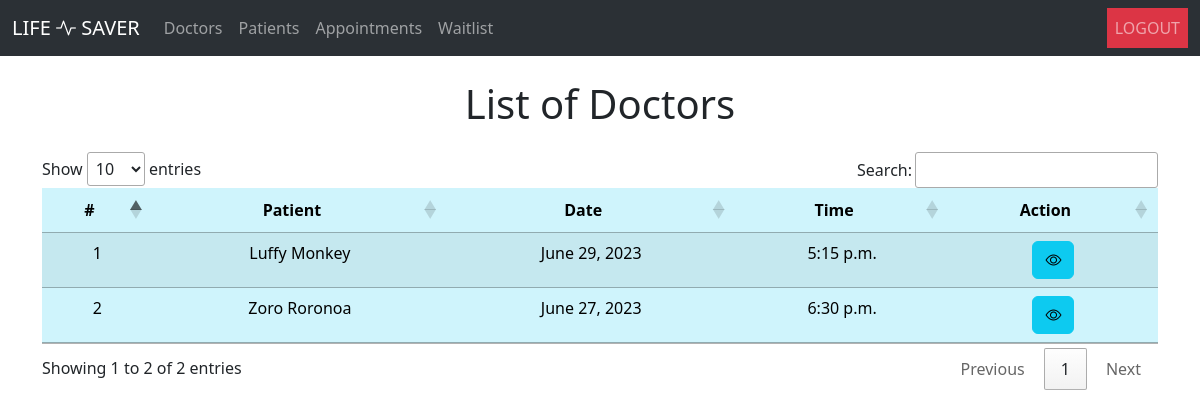
/app_admin/appointments/ (signed in), run on the app's committed database.
### life_saver_appointment/models.py (models this page shows, shortened)
class Appointment(models.Model):
    doctor = models.ForeignKey(Doctor, on_delete=models.CASCADE)
    patient = models.ForeignKey(Patient, on_delete=models.CASCADE)
    date = models.DateField()
    time = models.TimeField()
    patient_remarks = models.TextField(blank=True, null=True)
    doctor_remarks = models.TextField(blank=True, null=True)
    status = models.CharField(max_length=50, default='pending')
    is_completed = models.BooleanField(default=False)
    class Meta:
        verbose_name_plural = 'Appointments'
        ordering = ['-date', '-time']

### life_saver_patient/models.py (models this page shows, shortened)
class Patient(models.Model):
    user = models.OneToOneField(User, on_delete=models.CASCADE, primary_key=True)
    blood_group = models.CharField(max_length=30)
    weight = models.IntegerField()
    height = models.IntegerField()
    age = models.IntegerField()
    is_profile_complete = models.BooleanField(default=False)

### life_saver_user_auth/models.py (models this page shows, shortened)
class User(models.Model):
    first_name = models.CharField(max_length=30)
    last_name = models.CharField(max_length=30)
    email = models.EmailField(unique=True)
    phone = models.CharField(max_length=10)
    password = models.CharField(max_length=30)
    role = models.CharField(max_length=30)

### life_saver_admin/views.py (the view)
# urls.py: path('appointments/', appointments, name='appointments_admin'),
def appointments(request):
    if request.session.has_key('user'):
        user = User.objects.get(id=request.session['user'])
        appointments = Appointment.objects.all()
        return render(request, 'appointments_admin.html', {'user': user, 'appointments': appointments})
    return redirect('login')

### life_saver_admin/templates/appointments_admin.html
{% extends 'base_admin.html' %}
{% block content %}
<div class="container">
    <h1 class="text-center my-4">List of Doctors</h1>
    <table id="myTable" class="table table-striped table-info">
        <thead>
            <tr>
                <th class="text-center">#</th>
                <th class="text-center">Patient</th>
                <th class="text-center">Date</th>
                <th class="text-center">Time</th>
                <th class="text-center">Action</th>
            </tr>
        </thead>
        <tbody>
            {% for appointment in appointments %}
            <tr class="text-center">
                <td>{{ forloop.counter }}</td>
                <td>{{ appointment.patient.user.first_name }} {{ appointment.patient.user.last_name }}
                </td>
                <td>{{ appointment.date }}</td>
                <td>{{ appointment.time }}</td>
                <td>
                    <a href="{% url 'appointment_admin' appointment.id %}" class="btn btn-info"><i class="bi bi-eye"></i></a>
                </td>
            </tr>
            {% endfor %}
        </tbody>
    </table>
</div>
{% endblock %}

### data on the page
Appointment: patient.user.first_name "Luffy", patient.user.last_name "Monkey", date "June 29, 2023", time "5:15 p.m."
Appointment: patient.user.first_name "Zoro", patient.user.last_name "Roronoa", date "June 27, 2023", time "6:30 p.m."
